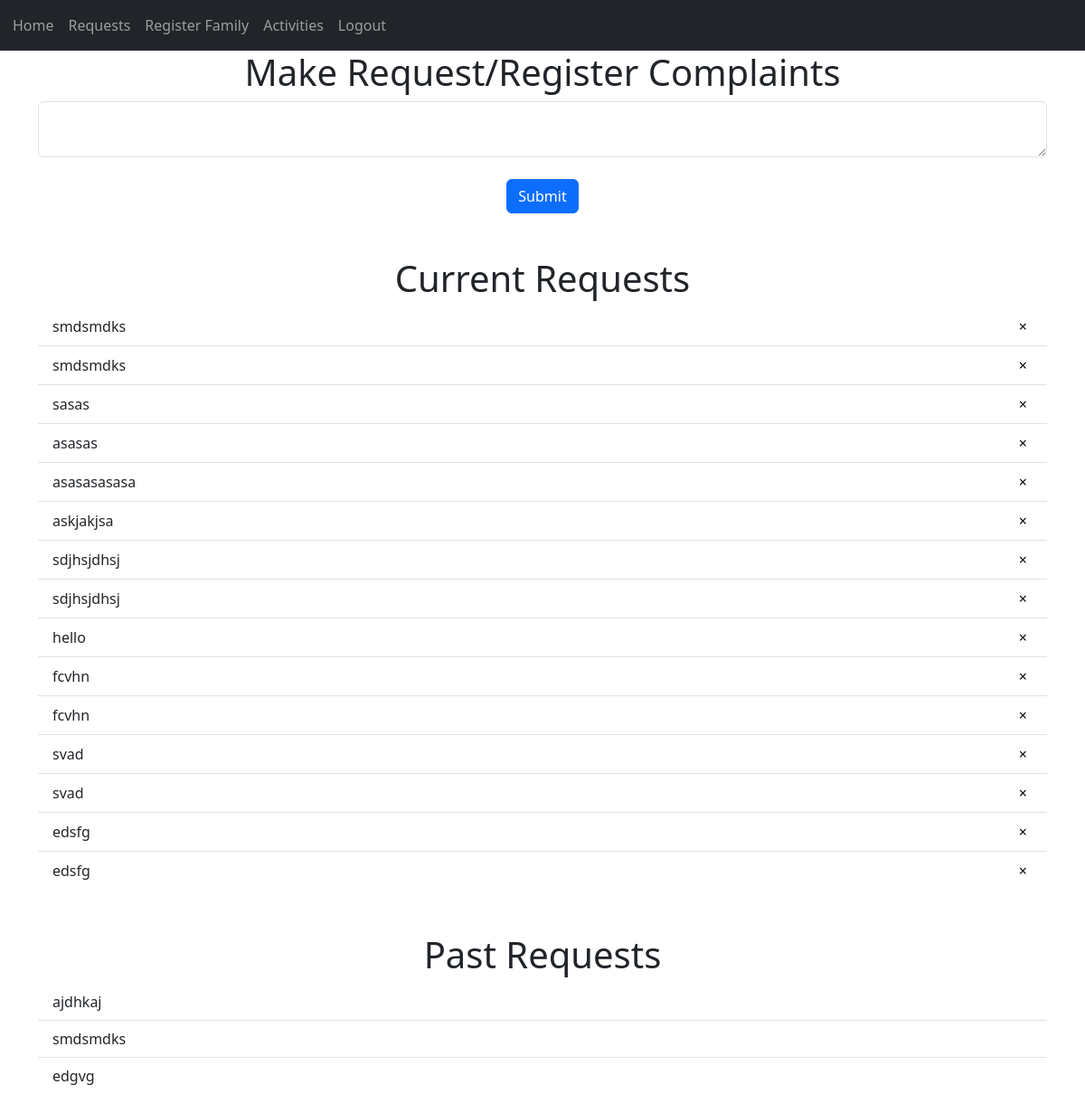
/resident-request (signed in), run on an earlier commit of the app's database.
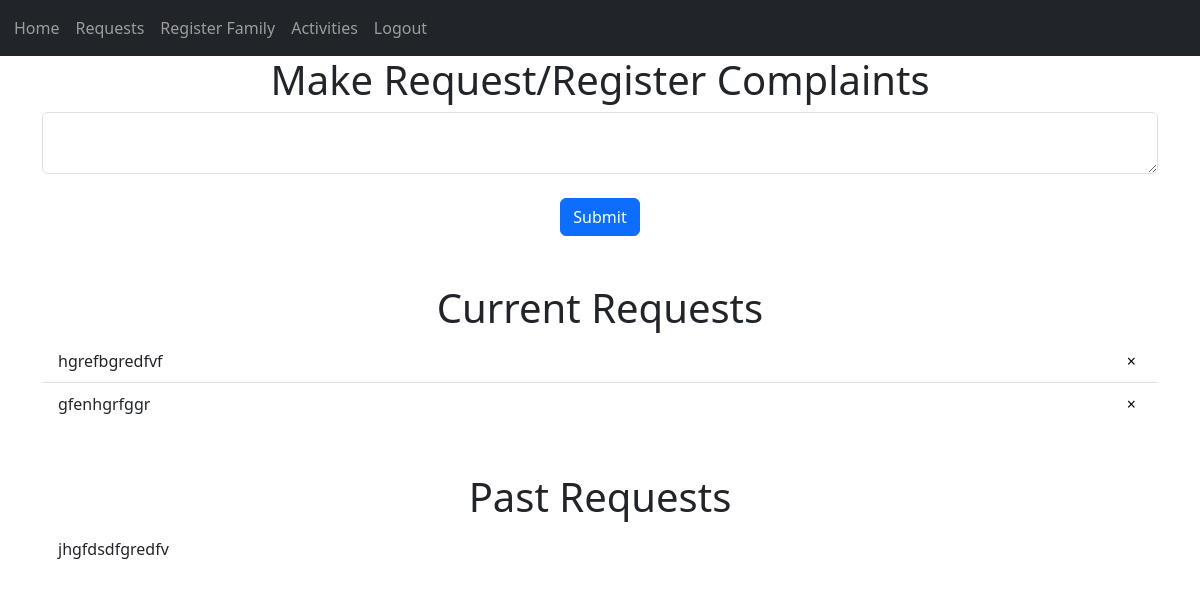
And on a later commit of the database.
### website/models.py (models this page shows)
class Requests(db.Model):
    id=db.Column(db.Integer, primary_key=True)
    user_id=db.Column(db.Integer, db.ForeignKey('user.id'))
    userRequest=db.Column(db.String(10000))
    date=db.Column(db.DateTime(timezone=True), default=func.now())
    status=db.Column(db.String(20), default="active")

### website/views.py (the view, shortened to what this page needs)
@views.route('/resident-request', methods=['GET','POST'])
@login_required
def residentRequest():
    res = db.session.execute(text('select email from Log where Log.id=:id'), {'id': current_user.id})
    email = res.fetchone()[0]  # Using fetchone() because we expect at most one result
    print(email)
    user = User.query.filter_by(email=email).first()
    print(user)
    return render_template("resident.html", user=user, role="resident")

### website/__init__.py (called while the page is built)
def create_app():
    app=Flask(__name__)
    app.config['SESSION_TYPE'] = 'filesystem'
    app.config['SECRET_KEY']=os.getenv("SECRET_KEY")
    app.config['SQLALCHEMY_DATABASE_URI']=f'sqlite:///{DB_NAME}'
    db.init_app(app)
    from .views import views
    from .auth import auth
    app.register_blueprint(views, url_prefix='/')
    app.register_blueprint(auth, url_prefix='/auth/')
    from .models import User, Note, Requests, Family,Log
    with app.app_context():
        db.create_all()
        print("Database Created!")
    login_manager = LoginManager()
    login_manager.login_view='auth.login'
    login_manager.init_app(app)
    @login_manager.user_loader
    def load_user(id_):
        user_type = db.session.execute(text('select role from log where id=:id'),{'id': id_})
        print(user_type.fetchone()[0])
        return Log.query.get(int(id_))
    return app

### website/templates/resident.html
{% extends "base.html" %} {% block title %}Requests{% endblock %} {%block content%}
<h1 align="center">Make Request/Register Complaints</h1>
<form method="POST">
    <textarea name="userRequest" id="userRequest" class="form-control"></textarea>
    <br/>
    <div align="center">
        <button type="submit" class="btn btn-primary">Submit</button>
    </div>
</form>
<h1 align="center" class="mt-5">Current Requests</h1>
<ul class="list-group list-group-flush" id="requests">
    {% for request in user.requests %}
        {% if request.status=="active" %}
            <li class="list-group-item" style="display: flex; justify-content: space-between; align-items: center;">
                {{request.userRequest}}
                <button type="button" class="close" onClick="deleteRequest({{ request.id }})" aria-label="Close" style="background-color: transparent; border: none;">
                    <span aria-hidden="true">&times;</span>
                </button>
            </li>
        {% endif %}
    {% endfor %}
</ul>
<h1 align="center" class="mt-5">Past Requests</h1>
<ul class="list-group list-group-flush" id="requests">
    {% for request in user.requests %}
        {% if request.status=="past" %}
            <li class="list-group-item" style="display: flex; justify-content: space-between; align-items: center;">
                {{request.userRequest}}
            </li>
        {% endif %}
    {% endfor %}
</ul>
{%endblock%}

### website/templates/base.html (shortened to what this page needs)
<!DOCTYPE html>
<html lang="en">
<head>
    <link href="https://cdn.jsdelivr.net/npm/bootstrap@5.3.2/dist/css/bootstrap.min.css" rel="stylesheet">
    <link
      rel="stylesheet"
      href="https://stackpath.bootstrapcdn.com/font-awesome/4.7.0/css/font-awesome.min.css"
    />
</head>
<body>
    <nav class="navbar navbar-expand-lg navbar-dark bg-dark">\
        <div class="collapse navbar-collapse" id="navbar">
            <div class="navbar-nav">
                {% if user.is_authenticated %}
                    {% if user.role == "resident" %}
                        <a href="/resident-home" class="nav-item nav-link" id ="home">Home</a>
                        <a href="/resident-request" class="nav-item nav-link" id ="home">Requests</a>
                        <a href="auth/registerFamily" class="nav-item nav-link" id ="home">Register Family</a>
                        <a href="/resident-activity" class="nav-item nav-link" id ="home">Activities</a>
                    {% endif %}
                    <a href="/auth/logout" class="nav-item nav-link" id ="logout">Logout</a>
                {%else%}
                    <a href="/auth/login" class="nav-item nav-link" id ="login">Login</a>
                    <a href="/auth/signup" class="nav-item nav-link" id ="signup">Signup</a>
                {%endif%}
            </div>
        </div>
    </nav>
    <div class="container">
        {%block content%}
        {%endblock%}
    </div>
</body>
</html>

What changed in the data, as far as the page shows it:
removed Requests: userRequest "smdsmdks", shown under "Current Requests"
removed Requests: userRequest "sasas", shown under "Current Requests"
removed Requests: userRequest "asasas", shown under "Current Requests"
removed Requests: userRequest "asasasasasa", shown under "Current Requests"
removed Requests: userRequest "askjakjsa", shown under "Current Requests"
removed Requests: userRequest "sdjhsjdhsj", shown under "Current Requests"
removed Requests: userRequest "sdjhsjdhsj", shown under "Current Requests"
removed Requests: userRequest "hello", shown under "Current Requests"
removed Requests: userRequest "fcvhn", shown under "Current Requests"
removed Requests: userRequest "fcvhn", shown under "Current Requests"
removed Requests: userRequest "svad", shown under "Current Requests"
removed Requests: userRequest "svad", shown under "Current Requests"
removed Requests: userRequest "edsfg", shown under "Current Requests"
removed Requests: userRequest "edsfg", shown under "Current Requests"
removed Requests: userRequest "smdsmdks", shown under "Past Requests"
removed Requests: userRequest "edgvg", shown under "Past Requests"
changed Requests: userRequest "smdsmdks" → "hgrefbgredfvf"
added Requests: userRequest "gfenhgrfggr", shown under "Current Requests"
changed Requests: userRequest "ajdhkaj" → "jhgfdsdfgredfv"
